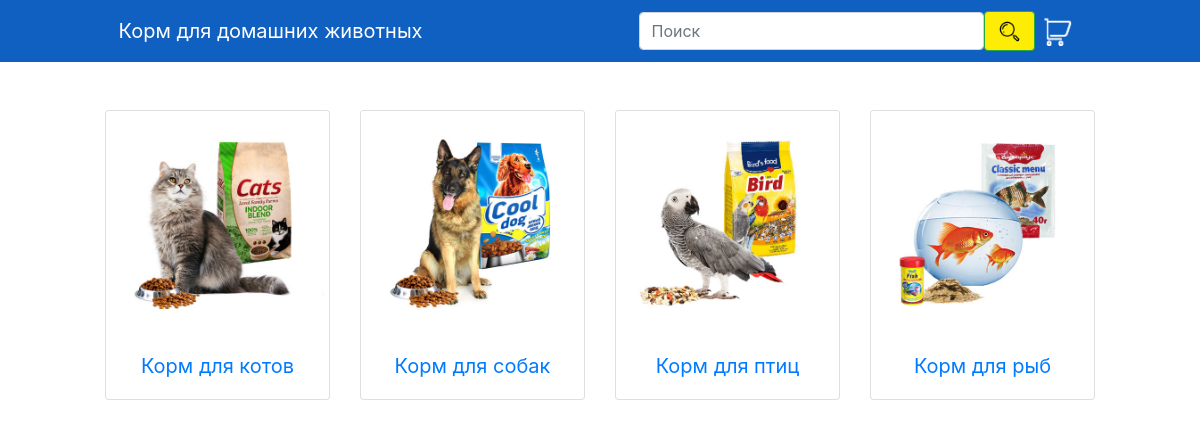
The page / on the database its author committed.
### main/models.py (models this page shows, shortened)
class Category(models.Model):
    name = models.CharField(max_length=256)
    image = models.ImageField(upload_to='static/uploads')

### main/views.py (the view)
# urls.py: path('', views.main_page, name='index'),
def main_page(request):
    categories = Category.objects.all()
    context = {
        'categories': categories
    }
    return render(request, 'main/main.html', context)

### templates/main/main.html
{% extends "page/index.html" %}
{% block content %}
    {% for category in categories %}
        <div style="margin-top: 10px; margin-bottom: 10px" class="col-sm-3">
            <div class="card">
                <img class="card-img-top" src="{{ category.image }}"
                     alt="{{ category.name }}">
                <div class="card-body" style="text-align: center;">
                    <a href="{% url "category" category.id %}"><span style="font-size: 20px;line-height: 24px;">{{ category.name }}</span></a>
                </div>
            </div>
        </div>
    {% endfor %}
{% endblock %}

### rows shown on the page
Category: image (picture), name "Корм для котов"
Category: image (picture), name "Корм для собак"
Category: image (picture), name "Корм для птиц"
Category: image (picture), name "Корм для рыб"
